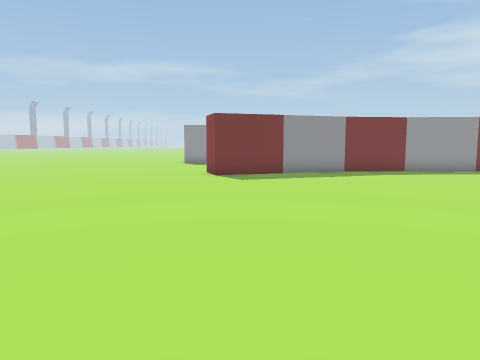
view 1 (above)

16 first-person views from a walk through a 3-D level made in the Unity game engine. The camera is 0.59 m above the floor, tilts 6° down and sees 70° across. The floor is counted in squares, 0.5 m on a side. Each view is taken from the middle of a square. On the plan, view 1 faces up. The plan holds only what a view shows up to about 14 squares ahead; the rest is blank. The place goes on beyond the plan. The player character is not drawn. Some surface patterns are stand-ins.

view 2
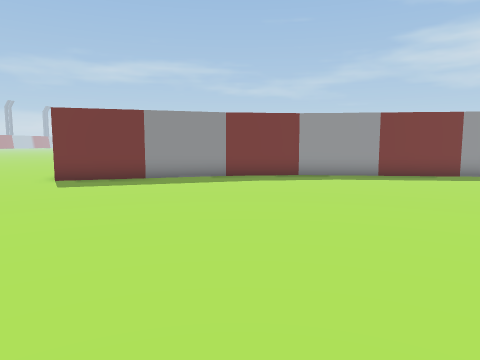

view 3
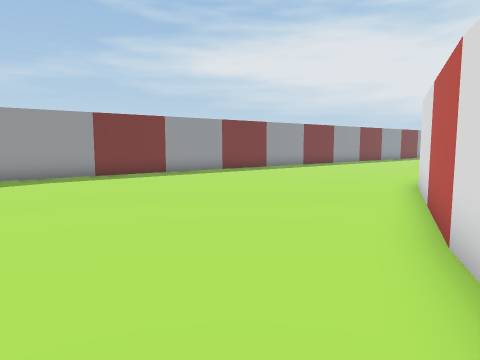

view 4
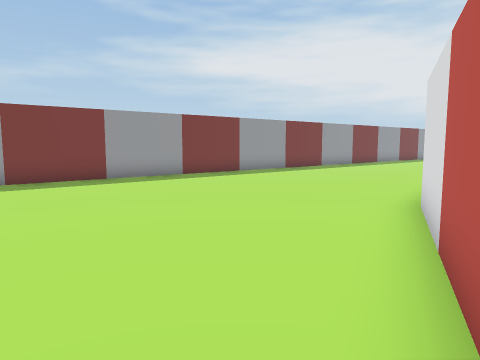

view 5
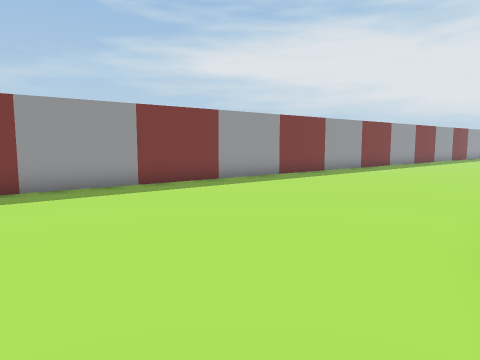

view 6
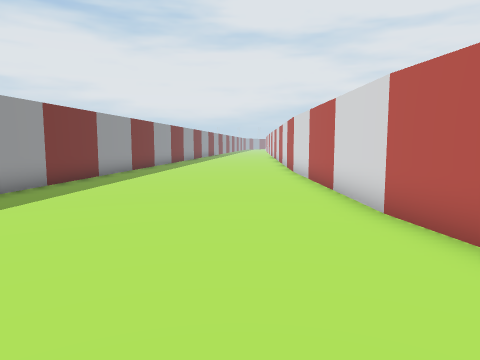

view 7
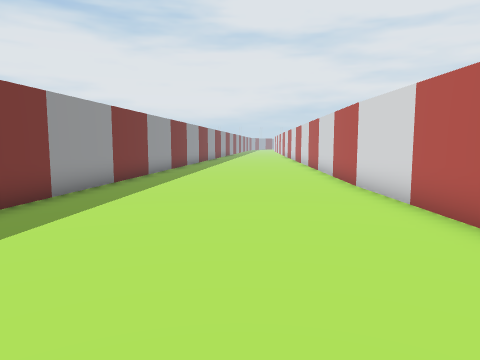

view 8
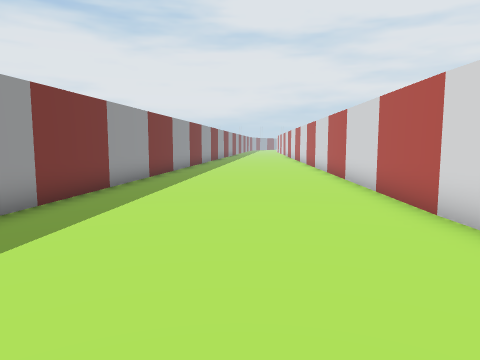

view 9
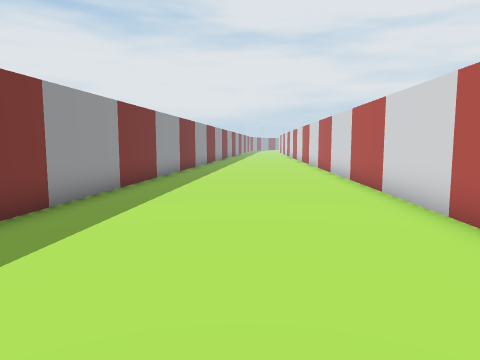

view 10
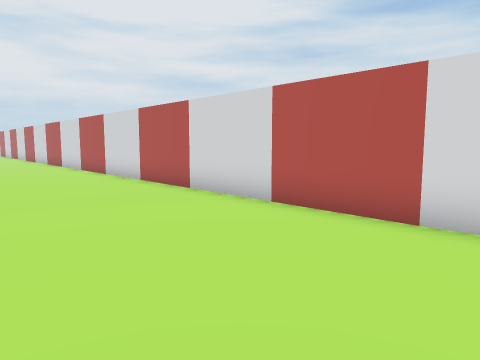

view 11
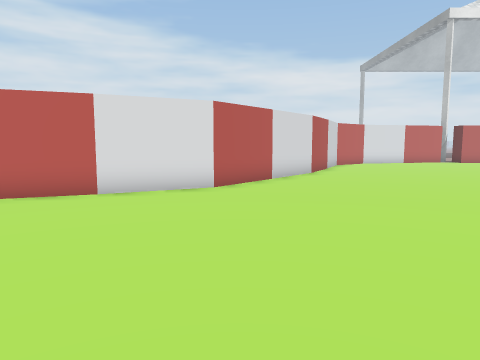

view 12
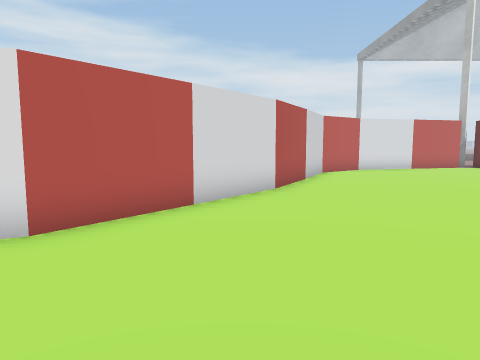

view 13
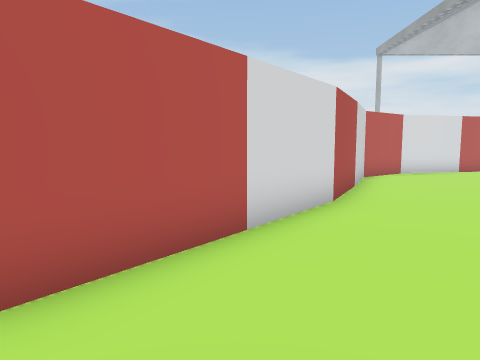

view 14
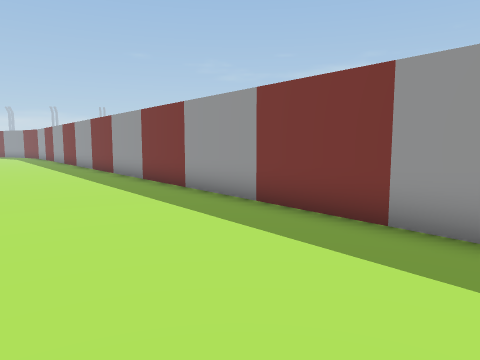

view 15
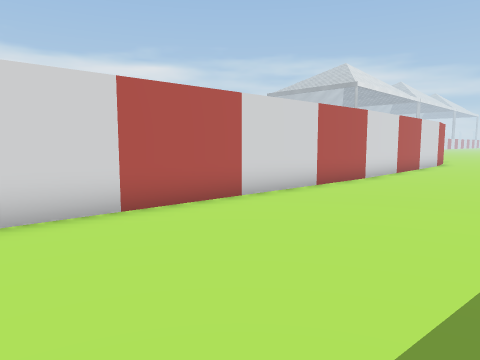

view 16
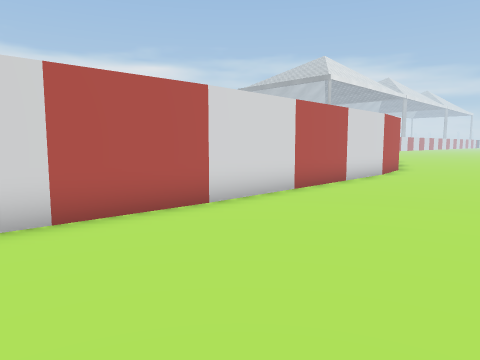

### Floor plan
Points are (right, up) in squares from view 1. A wall is a line through its corners. A room is listed if a view was taken in it or the views show most of it. See-through windows are left out.
Room 1 (views 1, 2, 3, 4, 5, 6, 7, 8, 9, 10, 11, 12, 13, 14, 15, 16)
walls: (15.8, 5.2) (17.8, 5.6); (17.7, 5.5) (26.7, 5.7); (9.3, 3) (14.9, 5.1); (7.3, 15) (4.4, 14.7); (4.5, 14.7) (-0.9, 12.9); (26.6, 5.7) (38.6, 5.2); (3, -3.1) (6.7, 1.7) (9.4, 3); (0.4, -8.2) (3.1, -2.9); (-1.5, -9.7) (0.6, -8.1); (38.1, 11.7) (7.2, 15)

Positions as (right, up) in squares from view 1, and headings:
1: (0, 0), facing up
2: (5, 2), facing up
3: (5, 2), facing up-right
4: (8, 3), facing up-right
5: (11, 5), facing up-right
6: (12, 8), facing right
7: (17, 9), facing right
8: (21, 9), facing right
9: (24, 9), facing right
10: (25, 11), facing down-right
11: (6, 11), facing down
12: (4, 6), facing down
13: (5, 4), facing down
14: (38, 7), facing up-left
15: (38, 11), facing down-left
16: (31, 11), facing down-left
